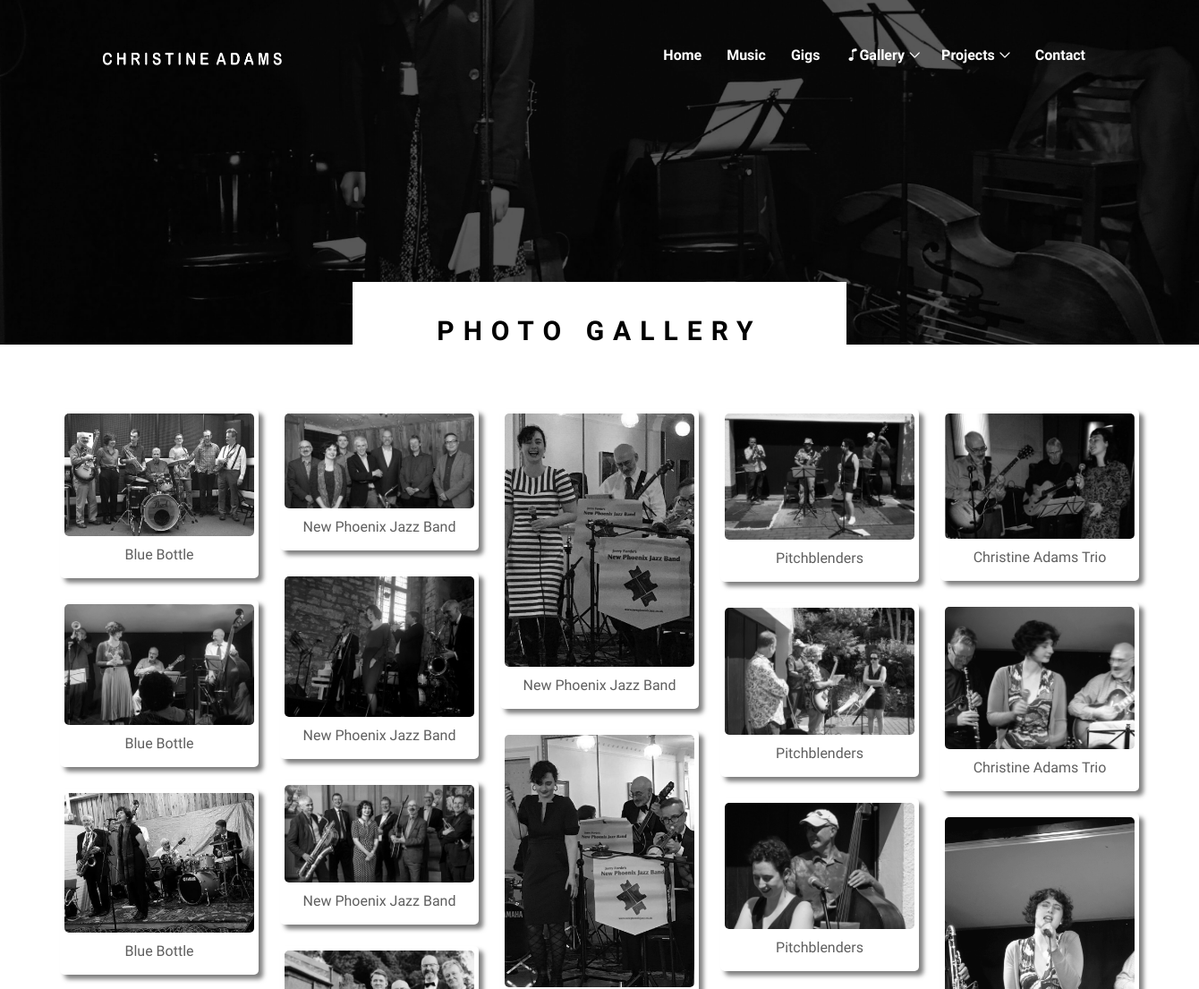
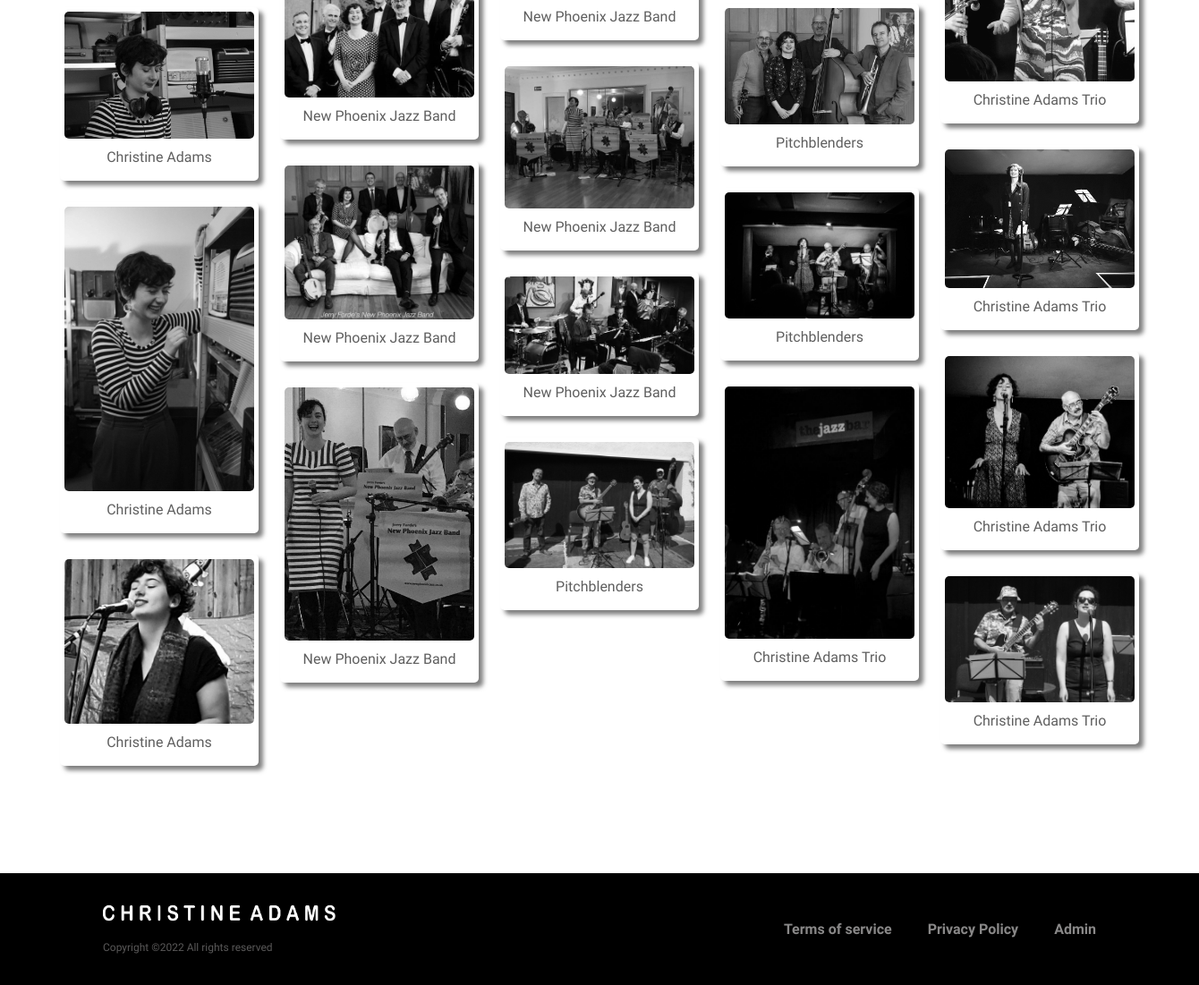
Page /photo.php on the committed database (2 pictures, top to bottom).
### tables this page shows
CREATE TABLE IF NOT EXISTS `photo` (
  `id` int(11) NOT NULL AUTO_INCREMENT,
  `img` varchar(20) NOT NULL,
  `text` varchar(100) NOT NULL,
  `band` varchar(40) DEFAULT NULL,
  `venue` varchar(40) DEFAULT NULL,
  `date` date DEFAULT NULL,
  PRIMARY KEY (`id`)
);

### photo.php (the view, shortened to what this page needs)
<!DOCTYPE html>
<html lang="en">
<head>
    <link rel="stylesheet" href="https://cdn.jsdelivr.net/npm/bootstrap-icons@1.7.2/font/bootstrap-icons.css">
    <link rel="stylesheet" href="style.css">
    <link rel="stylesheet" href="css/cart.css">
</head>
<body>
    <header class="header-area">
        <div class="oneMusic-main-menu">
            <div class="classy-nav-container breakpoint-off">
                <div class="container">
                    <nav class="classy-navbar justify-content-between" id="oneMusicNav">
                        <a href="index.php" class="nav-brand"><img src="img/core-img/newlogo.png" alt="logo"></a>
                        <div class="classy-menu">
                            <div class="classynav">
                                <ul>
                                    <li><a href="index.php">   Home</a></li>
                                    <li><a href="music.php">Music</a></li>
                                    <li><a href="index.php#events">Gigs</a></li>
                                    <li><a href="#"><span class='bi bi-music-note' style='color: white'></span>Gallery</a>
                                    <li> <a href="projects.php">Projects</a>
                                                </li>
                                    <li><a href="index.php#contact">Contact</a></li>
                                </li>
                            </ul>
                                </div>
                            </div>
                        </div>
                </div>
            </div>
    </header>
    <section class="breadcumb-area bg-img bg-overlay" style="background-image: url(img/bg-img/gallery.jpg)">
        <div class="bradcumbContent">
            <h2>Photo Gallery</h2>
        </div>
    </section>
<br>
<br>
<br>
<div class="grid-container">
  <?php
 include 'connection.php';
$sql = "SELECT * FROM photo";
$result = mysqli_query($connection,  $sql)
or die ("couldn't run query");
while($row = mysqli_fetch_array($result, MYSQLI_ASSOC))
 {
echo    '<div>';
echo "<a class='lightbox' href='img/gallery/". $row['img'] . "'target='_blank'>";
   echo "<img class='grid-item grid-item-9' src='img/gallery/". $row['img'] ." 'alt=''>";
   echo '</a>';
   echo '<p>'. $row['text'] . '</p>';
 echo '</div>';
 }
 ?>
</div>
<br>
<br>
<br>
<br>
    <footer class="footer-area">
        <div class="container">
            <div class="row d-flex flex-wrap align-items-center">
                <div class="col-12 col-md-6">
                    <a href="index.html"><img src="img/core-img/newlogo.png"  width="260px" alt="logo"></a><p></p></a>
                    <p class="copywrite-text">
Copyright &copy;<script>document.write(new Date().getFullYear());</script> All rights reserved
</p>
                </div>
                <div class="col-12 col-md-6">
                    <div class="footer-nav">
                        <ul>
                            <li><a href="terms.html" target="_blank">Terms of service</a></li>
                            <li><a href="https://www.privacypolicygenerator.info/live.php?token=k4OLJGlWCj16tpCkotPgozHh1wryNXut" target="_blank">Privacy Policy</a></li>
                                                        <li><a href="login.html">Admin</a></li>
                        </ul>
                    </div>
                </div>
            </div>
        </div>
    </footer>
</body>
</html>

### style.css (style rules this page uses)
* { margin: 0; padding: 0; }
body { font-family: "Archivo Narrow", sans-serif; font-size: 16px; }
h1, h2, h3, h4, h5, h6 { font-family: "Archivo Narrow", sans-serif; color: #000000; line-height: 1.3; font-weight: 700; }
p { font-family: "Archivo Narrow", sans-serif; color: #5f5f5f; font-size: 16px; line-height: 2; font-weight: 400; }
a { -webkit-transition-duration: 500ms; transition-duration: 500ms; text-decoration: none; outline: 0 solid transparent; color: #000000; font-weight: 700; font-size: 16px; font-family: "Archivo Narrow", sans-serif; }
ul, ol { margin: 0; }
ul li, ol li { list-style: none; }
img { height: auto; max-width: 100%; }
.bg-img { background-position: center center; background-size: cover; background-repeat: no-repeat; }
.bg-overlay { position: relative; z-index: 2; background-position: center center; background-size: cover; }
.bg-overlay::after { background-color: rgba(0, 0, 0, 0.65); position: absolute; z-index: -1; top: 0; left: 0; width: 100%; height: 100%; content: ""; }
.header-area { position: absolute; z-index: 1000; width: 100%; top: 20px; left: 0; z-index: 1000; }
.header-area .oneMusic-main-menu { position: relative; width: 100%; height: 85px; background-color: transparent; }
.header-area .oneMusic-main-menu .classy-nav-container { background-color: transparent; }
.header-area .oneMusic-main-menu .classy-navbar { background-color: transparent; height: 85px; padding: 0; }
.header-area .oneMusic-main-menu .classy-navbar .classynav ul li a { font-weight: 700; text-transform: capitalize; color: #ffffff; font-size: 16px; }
.header-area .oneMusic-main-menu .classy-navbar .classynav ul li.megamenu-item > a::after, .header-area .oneMusic-main-menu .classy-navbar .classynav ul li.has-down > a::after { color: #ffffff; }
.classy-navbar .nav-brand { max-width: 200px; }
.footer-area { position: relative; z-index: 1; background-color: #000000; padding: 30px 0; }
.footer-area .copywrite-text { font-size: 12px; margin-bottom: 0; color: rgba(166, 165, 165, 0.54); }
.footer-area .footer-nav ul { display: -webkit-box; display: -ms-flexbox; display: flex; -webkit-box-align: center; -ms-flex-align: center; -ms-grid-row-align: center; align-items: center; -webkit-box-pack: end; -ms-flex-pack: end; justify-content: flex-end; }
.footer-area .footer-nav li a { color: #898888; font-size: 16px; padding: 0 20px; }
.footer-area .footer-nav li:last-child a { padding-right: 0; }
.breadcumb-area { position: relative; z-index: 10; width: 100%; height: 385px; }
.breadcumb-area .bradcumbContent { position: absolute; background-color: #fff; width: 552px; bottom: 0; left: 50%; z-index: 100; text-align: center; padding-top: 40px; -webkit-transform: translateX(-50%); transform: translateX(-50%); }
.breadcumb-area .bradcumbContent h2 { font-size: 30px; letter-spacing: 10px; text-transform: uppercase; line-height: 1; margin-bottom: 0; }
.grid-container { columns: 5 200px; column-gap: 1.5rem; width: 90%; margin: 0 auto; }
.grid-container div { width: 150px; margin: 0 1.5rem 1.5rem 0; display: inline-block; width: 100%; padding: 5px; box-shadow: 5px 5px 5px rgba(0, 0, 0, 0.5); border-radius: 5px; transition: all 0.25s ease-in-out; }
.grid-container div img { width: 100%; filter: grayscale(100%); border-radius: 5px; transition: all 0.25s ease-in-out; }
.grid-container div p { margin: 5px 0; padding: 0; text-align: center; font-family: "Archivo Narrow", sans-serif; }

### rows in the picture
photo: img (picture), text "Blue Bottle"
photo: img (picture), text "Blue Bottle"
photo: img (picture), text "Blue Bottle"
photo: img (picture), text "Christine Adams"
photo: img (picture), text "Christine Adams"
photo: img (picture), text "Christine Adams"
photo: img (picture), text "New Phoenix Jazz Band"
photo: img (picture), text "New Phoenix Jazz Band"
photo: img (picture), text "New Phoenix Jazz Band"
photo: img (picture), text "New Phoenix Jazz Band"
photo: img (picture), text "New Phoenix Jazz Band"
photo: img (picture), text "New Phoenix Jazz Band"
photo: img (picture), text "New Phoenix Jazz Band"
photo: img (picture), text "New Phoenix Jazz Band"
photo: img (picture), text "New Phoenix Jazz Band"
photo: img (picture), text "New Phoenix Jazz Band"
photo: img (picture), text "Pitchblenders"
photo: img (picture), text "Pitchblenders"
photo: img (picture), text "Pitchblenders"
photo: img (picture), text "Pitchblenders"
photo: img (picture), text "Pitchblenders"
photo: img (picture), text "Pitchblenders"
photo: img (picture), text "Christine Adams Trio"
photo: img (picture), text "Christine Adams Trio"
photo: img (picture), text "Christine Adams Trio"
photo: img (picture), text "Christine Adams Trio"
photo: img (picture), text "Christine Adams Trio"
photo: img (picture), text "Christine Adams Trio"
photo: img (picture), text "Christine Adams Trio"
